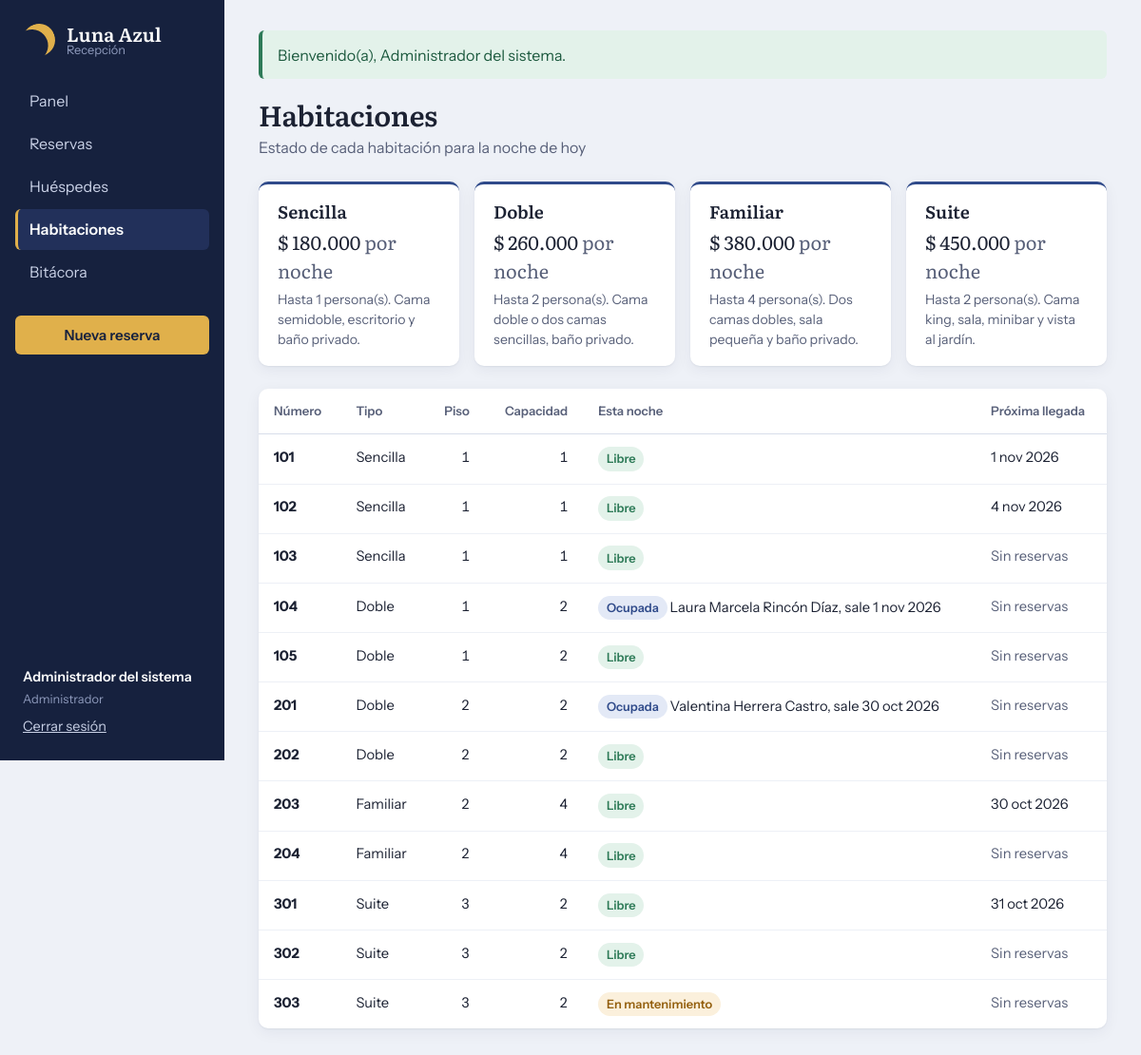
Screenshot of /index.php?r=habitaciones/index (signed in) with the database file from the repository.
### tables this page shows
CREATE TABLE tipos_habitacion (
  id            TINYINT UNSIGNED AUTO_INCREMENT PRIMARY KEY,
  nombre        VARCHAR(40)  NOT NULL,
  capacidad     TINYINT UNSIGNED NOT NULL,
  precio_noche  DECIMAL(10,2) NOT NULL,
  descripcion   VARCHAR(200) NOT NULL,
  CONSTRAINT uq_tipo_nombre UNIQUE (nombre),
  CONSTRAINT chk_tipo_capacidad CHECK (capacidad BETWEEN 1 AND 10)
);

CREATE TABLE habitaciones (
  id        SMALLINT UNSIGNED AUTO_INCREMENT PRIMARY KEY,
  numero    VARCHAR(5) NOT NULL,
  tipo_id   TINYINT UNSIGNED NOT NULL,
  piso      TINYINT UNSIGNED NOT NULL,
  estado    ENUM('activa','mantenimiento') NOT NULL DEFAULT 'activa',
  CONSTRAINT uq_habitacion_numero UNIQUE (numero),
  CONSTRAINT fk_habitacion_tipo FOREIGN KEY (tipo_id)
      REFERENCES tipos_habitacion(id) ON UPDATE CASCADE ON DELETE RESTRICT
);

### app/controllers/HabitacionController.php (called while the page is built, shortened)
<?php
class HabitacionController extends Controller
{
    public function index(): void
    {
        $m = new Habitacion();
        $this->render('habitaciones/index', [
            'titulo'       => 'Habitaciones',
            'habitaciones' => $m->listarConEstado(),
            'tipos'        => $m->tipos(),
        ]);
    }
}

### app/core/Router.php (called while the page is built, shortened)
<?php
class Router
{
    public function despachar(string $ruta): void
    {
        [$controlador, $metodo] = $this->rutas[$ruta];
        try {
            (new $controlador())->$metodo();
        } catch (PDOException $e) {
            error_log('[BD] ' . $e->getMessage());
            http_response_code(500);
            $detalle = 'No fue posible comunicarse con la base de datos. Verifique que MySQL esté encendido en XAMPP y que la base "' . DB_NAME . '" exista.';
            if (es_ajax()) {
                header('Content-Type: application/json; charset=utf-8');
                echo json_encode(['ok' => false, 'mensaje' => $detalle], JSON_UNESCAPED_UNICODE);
                return;
            }
            require APP_PATH . '/views/errores/500.php';
        }
    }
}

### index.php (called while the page is built, shortened)
<?php
require __DIR__ . '/app/core/helpers.php';
$router = new Router([
    'auth/login'          => ['AuthController', 'login'],
    'auth/logout'         => ['AuthController', 'logout'],
    'dashboard/index'     => ['DashboardController', 'index'],
    'huespedes/index'     => ['HuespedController', 'index'],
    'huespedes/crear'     => ['HuespedController', 'crear'],
    'huespedes/guardar'   => ['HuespedController', 'guardar'],
    'huespedes/editar'    => ['HuespedController', 'editar'],
    'huespedes/actualizar'=> ['HuespedController', 'actualizar'],
    'huespedes/eliminar'  => ['HuespedController', 'eliminar'],
    'reservas/index'      => ['ReservaController', 'index'],
    'reservas/crear'      => ['ReservaController', 'crear'],
    'reservas/guardar'    => ['ReservaController', 'guardar'],
    'reservas/ver'        => ['ReservaController', 'ver'],
    'reservas/editar'     => ['ReservaController', 'editar'],
    'reservas/actualizar' => ['ReservaController', 'actualizar'],
    'reservas/cancelar'   => ['ReservaController', 'cancelar'],
    'reservas/finalizar'  => ['ReservaController', 'finalizar'],
    'habitaciones/index'  => ['HabitacionController', 'index'],
    'bitacora/index'      => ['BitacoraController', 'index'],
    'api/documento'       => ['ApiController', 'documento'],
    'api/disponibilidad'  => ['ApiController', 'disponibilidad'],
    'api/huespedes'       => ['ApiController', 'huespedes'],
]);
$ruta = $_GET['r'] ?? (esta_autenticado() ? 'dashboard/index' : 'auth/login');
$router->despachar((string) $ruta);

### app/models/Habitacion.php (called while the page is built, shortened)
<?php
class Habitacion extends Model
{
    public function tipos(): array
    {
        return $this->db->query('SELECT * FROM tipos_habitacion ORDER BY precio_noche')->fetchAll();
    }
    public function listarConEstado(): array
    {
        $sql = "SELECT h.*, t.nombre AS tipo, t.capacidad, t.precio_noche,
                       (SELECT CONCAT(r.codigo, '|', hu.nombre_completo, '|', r.fecha_salida)
                          FROM reservas r JOIN huespedes hu ON hu.id = r.huesped_id
                         WHERE r.habitacion_id = h.id AND r.estado = 'confirmada'
                           AND r.fecha_ingreso <= CURDATE() AND r.fecha_salida > CURDATE()
                         LIMIT 1) AS ocupacion_hoy,
                       (SELECT MIN(r.fecha_ingreso) FROM reservas r
                         WHERE r.habitacion_id = h.id AND r.estado = 'confirmada'
                           AND r.fecha_ingreso > CURDATE()) AS proxima_llegada
                FROM habitaciones h
                JOIN tipos_habitacion t ON t.id = h.tipo_id
                ORDER BY h.numero";
        return $this->db->query($sql)->fetchAll();
    }
}

### app/core/helpers.php (called while the page is built, shortened)
<?php
function e(mixed $valor): string
{
    return htmlspecialchars((string) $valor, ENT_QUOTES, 'UTF-8');
}
function moneda(float|string|null $valor): string
{
    return '$ ' . number_format((float) $valor, 0, ',', '.');
}
function fecha_corta(?string $fecha): string
{
    $meses = ['ene', 'feb', 'mar', 'abr', 'may', 'jun', 'jul', 'ago', 'sep', 'oct', 'nov', 'dic'];
    $t = strtotime($fecha);
    return date('j', $t) . ' ' . $meses[(int) date('n', $t) - 1] . ' ' . date('Y', $t);
}

### app/views/habitaciones/index.php (the view)
<header class="encabezado">
  <div>
    <h1>Habitaciones</h1>
    <p class="sub">Estado de cada habitación para la noche de hoy</p>
  </div>
</header>
<section class="tipos" aria-label="Tarifas por tipo de habitación">
  <?php foreach ($tipos as $t): ?>
    <div class="tipo">
      <h2><?= e($t['nombre']) ?></h2>
      <p class="tarifa"><?= e(moneda($t['precio_noche'])) ?> <span class="tenue">por noche</span></p>
      <p class="tenue">Hasta <?= (int) $t['capacidad'] ?> persona(s). <?= e($t['descripcion']) ?>.</p>
    </div>
  <?php endforeach; ?>
</section>
<div class="tabla-envoltura">
  <table class="tabla">
    <thead><tr><th>Número</th><th>Tipo</th><th class="num">Piso</th><th class="num">Capacidad</th><th>Esta noche</th><th>Próxima llegada</th></tr></thead>
    <tbody>
    <?php foreach ($habitaciones as $h):
        $oc = $h['ocupacion_hoy'] ? explode('|', $h['ocupacion_hoy']) : null; ?>
      <tr>
        <td><strong><?= e($h['numero']) ?></strong></td>
        <td><?= e($h['tipo']) ?></td>
        <td class="num"><?= (int) $h['piso'] ?></td>
        <td class="num"><?= (int) $h['capacidad'] ?></td>
        <td>
          <?php if ($h['estado'] === 'mantenimiento'): ?>
            <span class="estado estado-mantenimiento">En mantenimiento</span>
          <?php elseif ($oc): ?>
            <span class="estado estado-ocupada">Ocupada</span> <?= e($oc[1]) ?>, sale <?= e(fecha_corta($oc[2])) ?>
          <?php else: ?>
            <span class="estado estado-libre">Libre</span>
          <?php endif; ?>
        </td>
        <td><?= $h['proxima_llegada'] ? e(fecha_corta($h['proxima_llegada'])) : '<span class="tenue">Sin reservas</span>' ?></td>
      </tr>
    <?php endforeach; ?>
    </tbody>
  </table>
</div>

### public/css/styles.css (style rules this page uses)
:root { --noche: #16213e; --noche-2: #22305a; --marea: #2f4a8a; --marea-claro: #e3e9f6; --luna: #eef1f7; --superficie: #ffffff; --tinta: #1c2233; --tinta-2: #586079; --linea: #d8deea; --farol: #e0b04b; --farol-suave: #fbf3df; --ok: #2d7a57; --ok-suave: #e3f2ea; --error: #b03a3a; --error-suave: #f8e5e5; --aviso: #94600f; --aviso-suave: #fbf0dc; --f-titulo: "Literata", Georgia, "Times New Roman", serif; --f-texto: "Instrument Sans", "Segoe UI", system-ui, -apple-system, sans-serif; --radio: 10px; --radio-sm: 6px; --sombra: 0 1px 2px rgba(22, 33, 62, .06), 0 4px 16px rgba(22, 33, 62, .06); }
*, *::before, *::after { box-sizing: border-box; }
html { font-size: 16px; }
body { margin: 0; font-family: var(--f-texto); color: var(--tinta); background: var(--luna); line-height: 1.5; -webkit-font-smoothing: antialiased; }
h1, h2, h3 { font-family: var(--f-titulo); font-weight: 600; line-height: 1.2; margin: 0; }
h1 { font-size: 1.85rem; letter-spacing: -.01em; }
h2 { font-size: 1.15rem; }
.tenue { color: var(--tinta-2); }
.sub { color: var(--tinta-2); margin: .25rem 0 0; }
.encabezado { display: flex; justify-content: space-between; align-items: flex-end; gap: 1rem; flex-wrap: wrap; margin-bottom: 1.5rem; }
.tabla-envoltura { background: var(--superficie); border-radius: var(--radio); box-shadow: var(--sombra); overflow-x: auto; }
.tabla { width: 100%; border-collapse: collapse; font-size: .92rem; }
.tabla th { text-align: left; font-weight: 600; color: var(--tinta-2); font-size: .82rem; padding: .85rem 1rem; border-bottom: 1px solid var(--linea); white-space: nowrap; }
.tabla td { padding: .8rem 1rem; border-bottom: 1px solid #edf0f6; vertical-align: top; }
.tabla tbody tr:last-child td { border-bottom: 0; }
.tabla .num { text-align: right; font-variant-numeric: tabular-nums; }
.estado { display: inline-block; font-size: .8rem; font-weight: 600; padding: .2rem .55rem; border-radius: 999px; white-space: nowrap; }
.estado-confirmada, .estado-ocupada { background: var(--marea-claro); color: var(--marea); }
.estado-libre { background: var(--ok-suave); color: var(--ok); }
.estado-mantenimiento { background: var(--aviso-suave); color: var(--aviso); }
.tipos { display: grid; grid-template-columns: repeat(auto-fit, minmax(200px, 1fr)); gap: 1rem; margin-bottom: 1.5rem; }
.tipo { background: var(--superficie); border-radius: var(--radio); padding: 1.1rem 1.25rem; box-shadow: var(--sombra); border-top: 3px solid var(--marea); }
.tipo .tarifa { font-family: var(--f-titulo); font-size: 1.25rem; margin: .35rem 0; }
.tipo p:last-child { margin: 0; font-size: .88rem; }

### rows the page displays
tipos_habitacion: nombre "Sencilla", precio_noche "$ 180.000", capacidad "1", descripcion "Cama semidoble, escritorio y baño privado"
tipos_habitacion: nombre "Doble", precio_noche "$ 260.000", capacidad "2", descripcion "Cama doble o dos camas sencillas, baño privado"
tipos_habitacion: nombre "Familiar", precio_noche "$ 380.000", capacidad "4", descripcion "Dos camas dobles, sala pequeña y baño privado"
tipos_habitacion: nombre "Suite", precio_noche "$ 450.000", capacidad "2", descripcion "Cama king, sala, minibar y vista al jardín"
habitaciones: numero "101", tipo.nombre "Sencilla", piso "1", tipo.capacidad "1", estado "Libre", proxima_llegada "1 nov 2026"
habitaciones: numero "102", tipo.nombre "Sencilla", piso "1", tipo.capacidad "1", estado "Libre", proxima_llegada "4 nov 2026"
habitaciones: numero "103", tipo.nombre "Sencilla", piso "1", tipo.capacidad "1", estado "Libre", shows "Sin reservas"
habitaciones: numero "104", tipo.nombre "Doble", piso "1", tipo.capacidad "2", oc "Laura Marcela Rincón Díaz", oc "1 nov 2026", shows "Sin reservas"
habitaciones: numero "105", tipo.nombre "Doble", piso "1", tipo.capacidad "2", estado "Libre", shows "Sin reservas"
habitaciones: numero "201", tipo.nombre "Doble", piso "2", tipo.capacidad "2", oc "Valentina Herrera Castro", oc "30 oct 2026", shows "Sin reservas"
habitaciones: numero "202", tipo.nombre "Doble", piso "2", tipo.capacidad "2", estado "Libre", shows "Sin reservas"
habitaciones: numero "203", tipo.nombre "Familiar", piso "2", tipo.capacidad "4", estado "Libre", proxima_llegada "30 oct 2026"
habitaciones: numero "204", tipo.nombre "Familiar", piso "2", tipo.capacidad "4", estado "Libre", shows "Sin reservas"
habitaciones: numero "301", tipo.nombre "Suite", piso "3", tipo.capacidad "2", estado "Libre", proxima_llegada "31 oct 2026"
habitaciones: numero "302", tipo.nombre "Suite", piso "3", tipo.capacidad "2", estado "Libre", shows "Sin reservas"
habitaciones: numero "303", tipo.nombre "Suite", piso "3", tipo.capacidad "2", estado "En mantenimiento", shows "Sin reservas"

### other values shown
$texto "Panel"
$texto "Reservas"
$texto "Huéspedes"
$texto "Habitaciones"
$texto "Bitácora"
$u['nombre'] "Administrador del sistema"
$u['rol'] "Administrador"
$aviso['mensaje'] "Bienvenido(a), Administrador del sistema."
